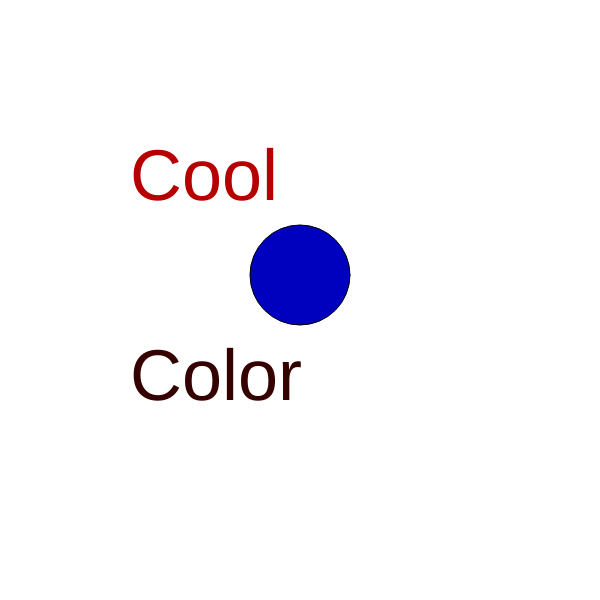
Frame 1 (no input)
Frame 60 (no input): identical to frame 1, image omitted
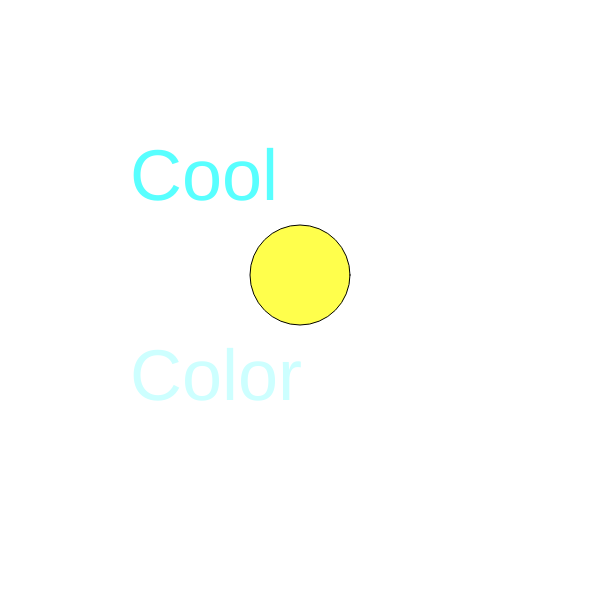
Frame 120 (the mouse pressed at the canvas centre since frame 60)

The p5.js sketch that drew these frames (run headless with seeded random() and noise() and a simulated clock; from frame 60 on, the mouse is pressed at the canvas centre):

// p5.js sketch
// ── sketch.js
/*
Driver: Abul Kalam
Typer: Mohammed Younus
https://abulkalamsite.wordpress.com/2017/05/19/color-text-for-pair-code/
*/
 

 
function setup() { // the setup function is initial 
  createCanvas(600, 600); //creates canvas 600 by 600
  mousePressed();         //mousePressed function
}                         //setup function

function draw() {         //draw function

}                         //draw

function mousePressed(){              //mousePressed function
  fill(random(255), mouseX, mouseY);  //fills in the color for the text
  background(255);
  textSize(72);                       //size of the text
  text("Cool", 130, 200);             //Text
  fill(random(255), mouseY, mouseX);  //fills in the color for the text
  text("Color", 130, 400);            //Text
  fill(mouseX, mouseY, random(255));
  ellipse(300, 275, 100, 100);
}                                     //MousePressed

// 
